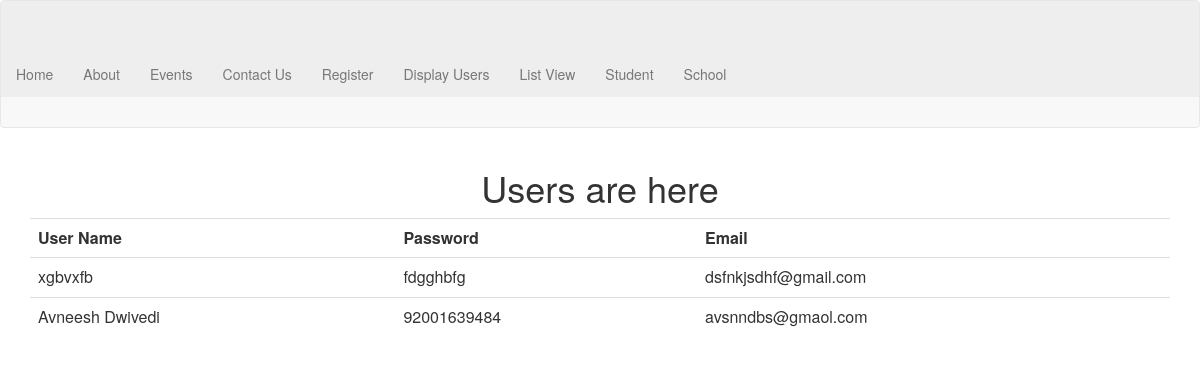
/first_app/users/, run on the app's committed database.
### first_app/models.py (models this page shows)
class RegisterModel(models.Model):
    FullName = models.CharField(max_length=100)
    Password = models.CharField(max_length=100)
    email = models.EmailField()

### first_app/views.py (the view)
def users(request):
    users = RegisterModel.objects.all()
    return render(request, 'users.html', {'users': users, 'title': 'show users'})

### first_app/template/users.html
{% extends 'index.html' %}
{% block content %}
<div class="row">
	<div class="col-md-12 text-center">
		<h1>Users are here</h1>
		<table class="table table-hover">
			<tr><th>User Name</th><th>Password</th><th>Email</th></tr>
		{% for user in users %}
			<tr>
				<td>{{user.FullName}}</td>
				<td>{{user.Password}}</td>
				<td>{{user.email}}</td>
			</tr>
		{% endfor %}
	</table>
	</div>
{% endblock %}

### data on the page
RegisterModel: FullName "xgbvxfb", Password "fdgghbfg", email "dsfnkjsdhf@gmail.com"
RegisterModel: FullName "Avneesh Dwivedi", Password "92001639484", email "avsnndbs@gmaol.com"
